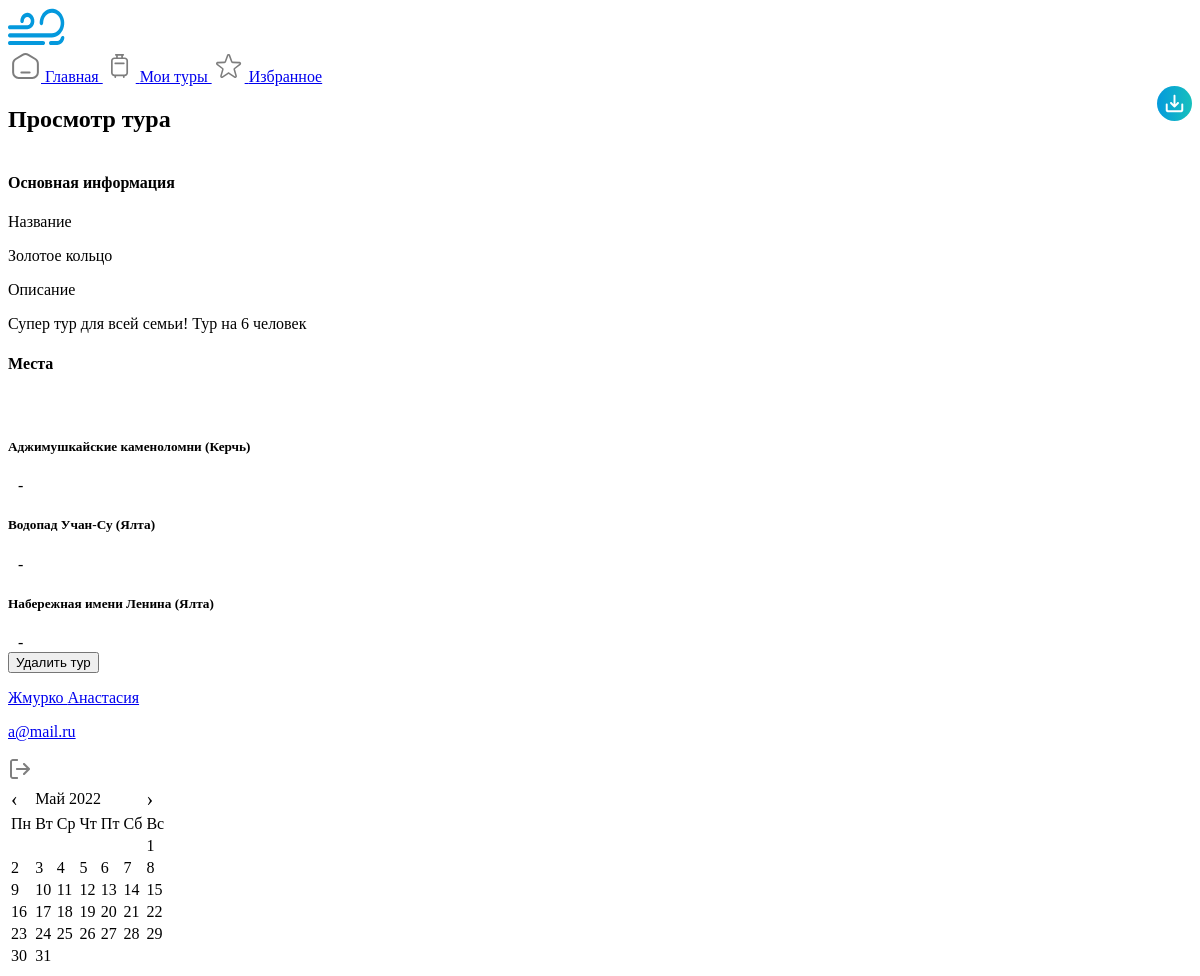
Before: /users/my_trip/12 (signed in) with the older database file.
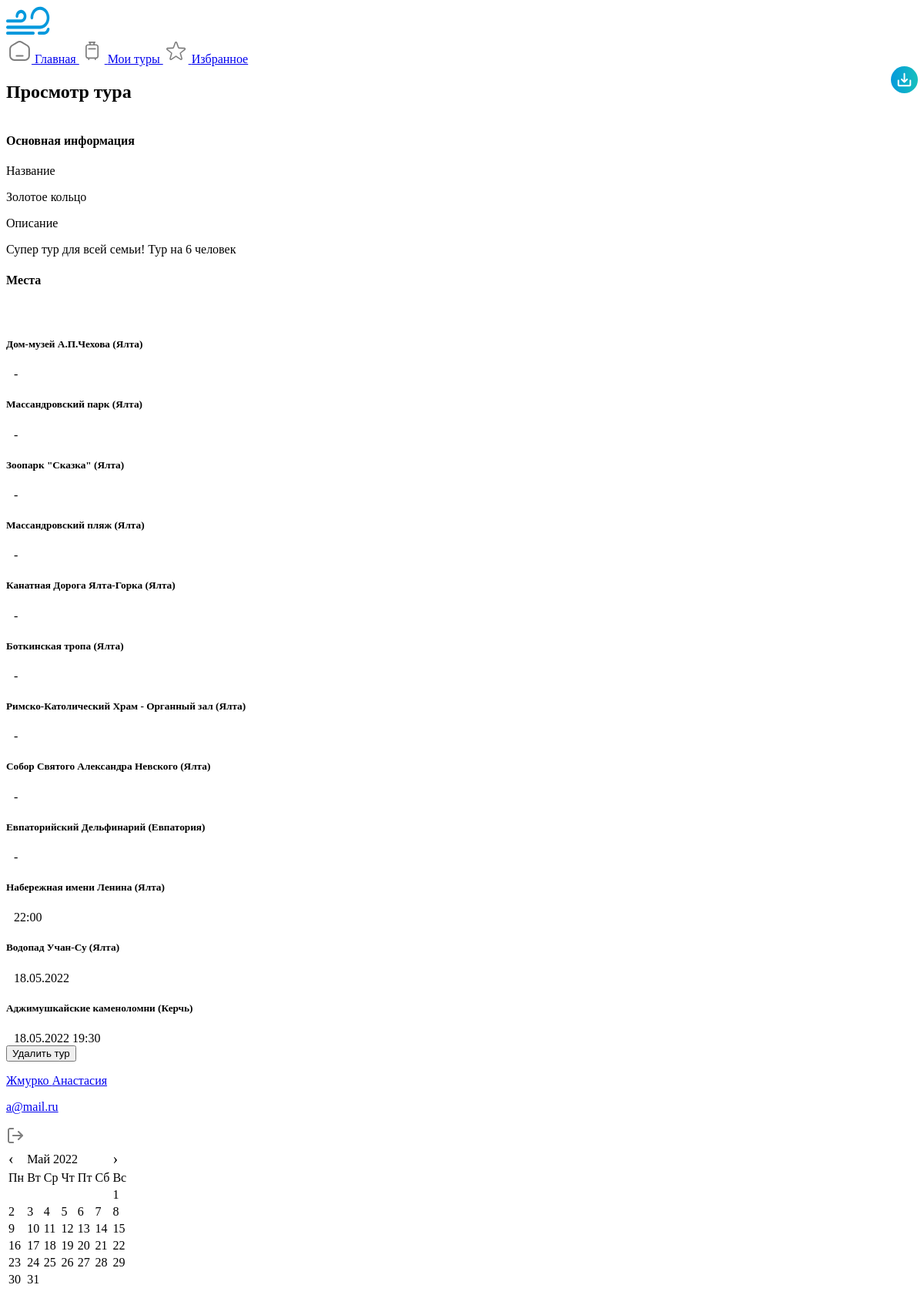
After: the same page with the newer database file.
### trip/models.py (models this page shows, shortened)
class UserTrip(models.Model):
    user = models.ForeignKey(MyUser, on_delete=models.CASCADE, verbose_name='Пользователь')
    title = models.CharField(max_length=255, verbose_name='Название')
    description = models.TextField(verbose_name='Описание', blank=True, null=True)

class UserPlace(models.Model):
    trip = models.ForeignKey(UserTrip, on_delete=models.CASCADE, verbose_name='Тур')
    place = models.ForeignKey(Place, on_delete=models.CASCADE, verbose_name='Место')
    visit_date = models.DateField(blank=True, null=True, verbose_name='Дата')
    visit_time = models.TimeField(blank=True, null=True, verbose_name='Время')

### place/models.py (models this page shows, shortened)
class Place(models.Model):
    class Meta:
        verbose_name = 'Место'
        verbose_name_plural = 'Место'
    title = models.CharField(max_length=255, verbose_name='Место')
    description = models.TextField(verbose_name='Описание', blank=True, null=True)
    address = models.TextField(verbose_name='Адрес', blank=True, null=True)
    coordinates = models.TextField(verbose_name='Координаты')
    price = models.FloatField(verbose_name='Цена', blank=True, null=True)
    city = models.ForeignKey(City, verbose_name='Город', on_delete=models.CASCADE, blank=True, null=True)
    district = models.ForeignKey(District, on_delete=models.CASCADE, verbose_name='Район')
    season = models.ForeignKey(Season, on_delete=models.CASCADE, verbose_name='Сезон')
    tag = models.ManyToManyField(Tag, verbose_name='Теги', blank=True)
    type = models.ForeignKey(TypePlace, verbose_name='Тип места', on_delete=models.CASCADE)
    contact = models.ForeignKey(Contact, on_delete=models.SET_NULL, verbose_name='Контакты', null=True, blank=True)
    image = models.ManyToManyField(Image, verbose_name='Изображения', blank=True)
    def one_image(self):
        return self.image.all()[0]

class City(models.Model):
    class Meta:
        verbose_name = 'Город'
        verbose_name_plural = 'Город'
    title = models.CharField(max_length=255, verbose_name='Название')
    description = models.TextField(verbose_name='Описание', blank=True, null=True)
    def __str__(self):
        return self.title

### users/models.py (models this page shows, shortened)
class MyUser(AbstractBaseUser):
    email = models.EmailField(
        verbose_name='E-mail',
        max_length=255,
        unique=True,
    )
    name = models.CharField(max_length=255, blank=True, null=True, verbose_name="Имя")
    last_name = models.CharField(max_length=255, blank=True, null=True, verbose_name="Фамилия")
    fathername = models.CharField(max_length=255, blank=True, null=True, verbose_name="Отчество")
    image = models.FileField(upload_to='user/', verbose_name='Аватар')
    is_active = models.BooleanField(default=True)
    is_admin = models.BooleanField(default=False)
    objects = MyUserManager()
    USERNAME_FIELD = 'email'

### users/views.py (the view)
# urls.py: path('my_trip/<int:id>', my_trip, name='my_trip'),
@login_required()
def my_trip(request, id):
    trip = UserTrip.objects.get(id=id)
    title = trip.title
    places = UserPlace.objects.filter(trip=trip).order_by('visit_date', 'visit_time')
    return render(request, 'trip/my_trip.html', locals())

### templates/trip/my_trip.html (shortened to what this page needs)
<!DOCTYPE html>
<html lang="en">
<head>
    <link rel="stylesheet/less" type="text/css" href="/static/fonts/static/font.css">
    <link rel="stylesheet/less" type="text/css" href="/static/css/user/style.less">
</head>
<body>
<div class="user-content max-content">
    <div class="left-sidebar">
        <a href="{% url 'front' %}"><img src="/static/img/user/logo.svg" alt=""></a>
        <div class="menu">
            <a href="{% url 'user' %}">
                Главная
            </a>
            <a href="{% url 'user_trips' %}" class="active">
                Мои туры
            </a>
            <a href="{% url 'favourite' %}">
                Избранное
            </a>
        </div>
    </div>
    <div class="content">
        <div style="display: flex; justify-content: space-between;">
            <h2>Просмотр тура</h2>
            <a href="{% url 'html_to_pdf' trip.id %}" target="_blank">
                <img src="/static/img/user/exportTrip.svg" alt="">
            </a>
        </div>
        <div class="my-trip white-block">
            <div>
                <h4>Основная информация </h4>
            </div>
            <div>
                <div class="text">
                    <div>
                        <span>Название</span>
                        <p>{{ trip.title }}</p>
                    </div>
                    <div>
                        <span>Описание</span>
                        <p>{% if trip.description == '' %}
                            -
                        {% else %}
                            {{ trip.description }}
                        {% endif %}
                        </p>
                    </div>
                </div>
            </div>
        </div>
        <div class="my-trip-place white-block">
            <div>
                <h4>Места</h4>
                <div>
                </div>
            </div>
            <div class="my-trip-place-show">
                {% for item in places %}
                    <div class="block-place">
                        <div class="text">
                            <h5>{{ item.place.title }} ({{ item.place.city }})</h5>
                            <div style="display: flex; align-content: center; gap: 10px">
                                {% if item.visit_time and not item.visit_date %}
                                    <span>
                                        {{ item.visit_time|time:"H:i" }}
                                    </span>
                                {% else %}
                                    <span>
                                        {% if not item.visit_date %}
                                            -
                                        {% else %}
                                            {{ item.visit_date|date:"d.m.Y" }} {{ item.visit_time|time:"H:i" }}
                                        {% endif %}
                                    </span>
                                {% endif %}
                            </div>
                        </div>
                    </div>
                {% endfor %}
            </div>
        </div>
        <div class="step-action" style="justify-content: end">
            <a href="{% url 'delete_user_trip' trip.id %}">
                <button class="last">Удалить тур</button>
            </a>
        </div>
    </div>
    <div class="right-sidebar">
        <div class="user-icon-profile">
            <a href="{% url 'user_profile' %}">
                <div class="name-logo">
                    <p class="name">{{ user.last_name }} {{ user.name }}</p>
                    <p class="login">{{ user.email }}</p>
                </div>
            </a>
            <a href="{% url 'logout_user' %}"><img src="/static/img/user/exit.png" alt=""></a>
        </div>
        <div class="calendar">
            <table id="calendar2">
                <thead>
                <tr>
                    <td style="font-size: 20px">‹</td>
                    <td colspan="5"></td>
                    <td style="font-size: 20px">›</td>
                </tr>
                <tr>
                    <td>Пн</td>
                    <td>Вт</td>
                    <td>Ср</td>
                    <td>Чт</td>
                    <td>Пт</td>
                    <td>Сб</td>
                    <td>Вс</td>
                </tr>
                </thead>
                <tbody>
                </tbody>
            </table>
        </div>
    </div>
</div>
</body>
</html>

Changed rows visible on the page:
added UserPlace: place "Дом-музей А.П.Чехова", place.city "Ялта"
added UserPlace: place "Массандровский парк", place.city "Ялта"
added UserPlace: place "Зоопарк \"Сказка\"", place.city "Ялта"
added UserPlace: place "Массандровский пляж", place.city "Ялта"
added UserPlace: place "Канатная Дорога Ялта-Горка", place.city "Ялта"
added UserPlace: place "Боткинская тропа", place.city "Ялта"
added UserPlace: place "Римско-Католический Храм - Органный зал", place.city "Ялта"
added UserPlace: place "Собор Святого Александра Невского", place.city "Ялта"
added UserPlace: place "Евпаторийский Дельфинарий", place.city "Евпатория"
changed UserPlace "Набережная имени Ленина": visit_time (not shown) → "22:00"; no longer shows "-"; moves up the list
changed UserPlace "Водопад Учан-Су": visit_date (not shown) → "18.05.2022"; no longer shows "-"; moves down the list
changed UserPlace "Аджимушкайские каменоломни": visit_date (not shown) → "18.05.2022"; visit_time (not shown) → "19:30"; no longer shows "-"
